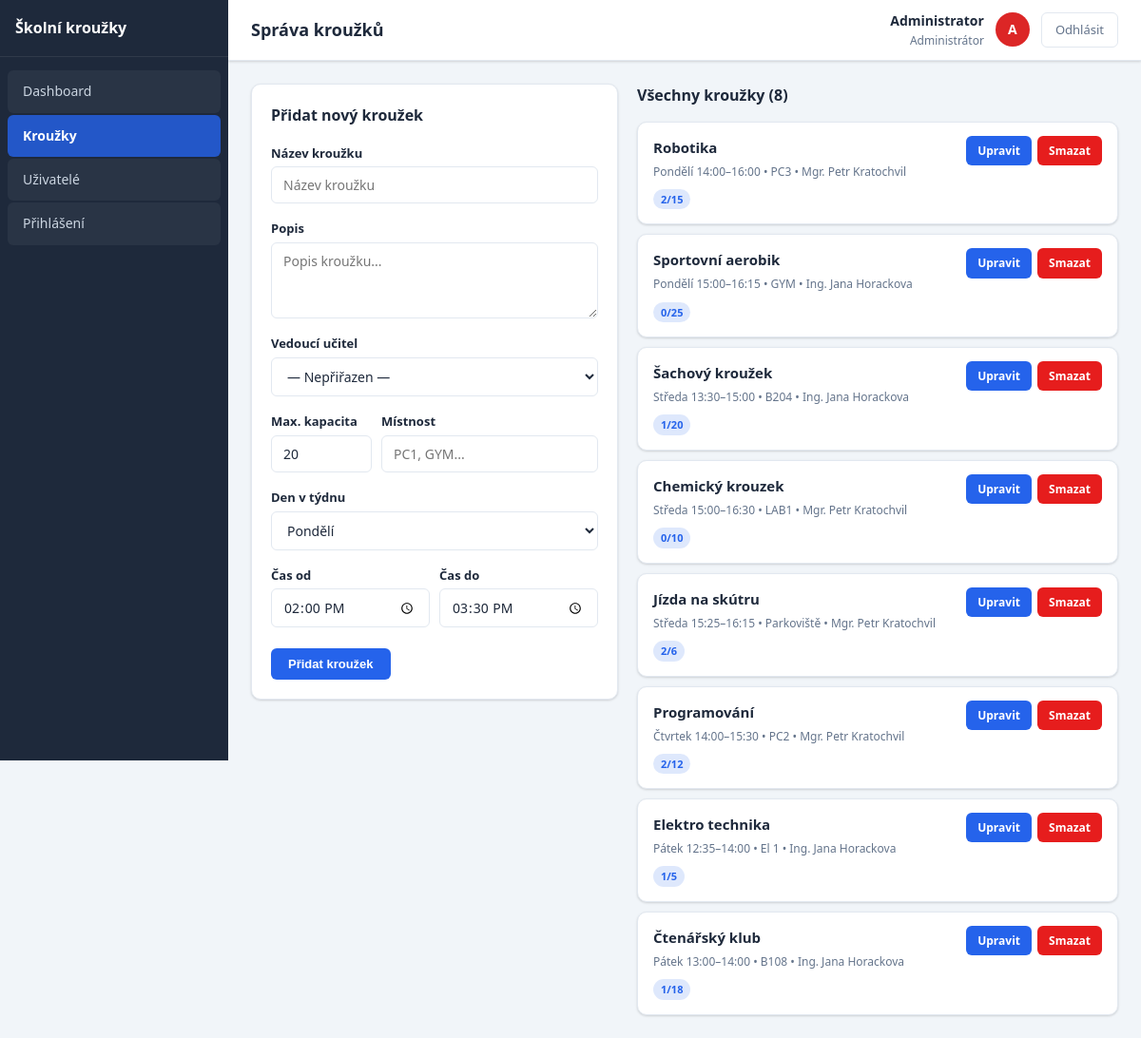
The app's page /admin/krouzky.php (signed in) with its own data.
### tables this page shows
CREATE TABLE `krouzky` (
  `id` int(11) NOT NULL,
  `nazev` varchar(100) NOT NULL,
  `popis` text DEFAULT NULL,
  `ucitel_id` int(11) DEFAULT NULL,
  `max_kapacita` int(11) NOT NULL DEFAULT 20,
  `den_tydne` enum('Pondělí','Úterý','Středa','Čtvrtek','Pátek') NOT NULL,
  `cas_od` time NOT NULL,
  `cas_do` time NOT NULL,
  `mistnost` varchar(20) NOT NULL,
  `aktivni` tinyint(1) DEFAULT 1
);

CREATE TABLE `uzivatele` (
  `id` int(11) NOT NULL,
  `uzivatelske_jmeno` varchar(50) NOT NULL,
  `heslo` varchar(255) NOT NULL,
  `cele_jmeno` varchar(100) NOT NULL,
  `email` varchar(100) DEFAULT NULL,
  `role` enum('zak','ucitel','admin') NOT NULL DEFAULT 'zak',
  `trida` varchar(10) DEFAULT NULL,
  `tema` varchar(10) DEFAULT 'svetly',
  `jazyk` varchar(10) DEFAULT 'cs',
  `vytvoren` timestamp NULL DEFAULT current_timestamp()
);

### config.php (called while the page is built, shortened)
<?php
function ocisti($text) {
    return htmlspecialchars(strip_tags(trim($text)));
}
?>

### admin/krouzky.php (the view, shortened to what this page needs)
<?php
require_once '../config.php';
$db = pripojDB();
$edit_krouzek = null;
$sql = "SELECT k.*, u.cele_jmeno AS ucitel_jmeno, COUNT(p.id) AS pocet
        FROM krouzky k
        LEFT JOIN uzivatele u ON k.ucitel_id = u.id
        LEFT JOIN prihlaseni p ON k.id = p.krouzek_id
        WHERE k.aktivni = 1
        GROUP BY k.id ORDER BY k.den_tydne, k.cas_od";
$krouzky = mysqli_fetch_all(mysqli_query($db, $sql), MYSQLI_ASSOC);
$dny = ['Pondělí', 'Úterý', 'Středa', 'Čtvrtek', 'Pátek'];
?>
<?php include 'hlavicka.php'; ?>
<div style="display:grid;grid-template-columns:1fr 1.6fr;gap:20px;align-items:start;">
    <div class="karta">
        <h2 style="font-size:16px;font-weight:700;margin-bottom:16px;">
            <?= $edit_krouzek ? 'Upravit kroužek' : 'Přidat nový kroužek' ?>
        </h2>
        <form method="POST" action="krouzky.php">
            <div class="formular-skupina">
                <label>Název kroužku</label>
                <input type="text" name="nazev" required maxlength="100"
                    value="<?= ocisti($edit_krouzek['nazev'] ?? '') ?>" placeholder="Název kroužku">
            </div>
            <div class="formular-skupina">
                <label>Popis</label>
                <textarea name="popis" rows="3"
                    placeholder="Popis kroužku..."><?= ocisti($edit_krouzek['popis'] ?? '') ?></textarea>
            </div>
            <div class="formular-skupina">
                <label>Vedoucí učitel</label>
                <select name="ucitel_id">
                    <option value="0">— Nepřiřazen —</option>
                </select>
            </div>
            <div style="display:grid;grid-template-columns:1fr 1fr;gap:10px;">
                <div class="formular-skupina">
                    <label>Max. kapacita</label>
                    <input type="number" name="max_kapacita" min="1" max="100" required
                        value="<?= $edit_krouzek['max_kapacita'] ?? 20 ?>">
                </div>
                <div class="formular-skupina">
                    <label>Místnost</label>
                    <input type="text" name="mistnost" required maxlength="20"
                        value="<?= ocisti($edit_krouzek['mistnost'] ?? '') ?>" placeholder="PC1, GYM...">
                </div>
            </div>
            <div class="formular-skupina">
                <label>Den v týdnu</label>
                <select name="den_tydne" required>
                    <?php foreach ($dny as $d): ?>
                        <option value="<?= $d ?>" <?= (($edit_krouzek['den_tydne'] ?? '') === $d) ? 'selected' : '' ?>>
                            <?= $d ?>
                        </option>
                    <?php endforeach; ?>
                </select>
            </div>
            <div style="display:grid;grid-template-columns:1fr 1fr;gap:10px;">
                <div class="formular-skupina">
                    <label>Čas od</label>
                    <input type="time" name="cas_od" required value="<?= $edit_krouzek['cas_od'] ?? '14:00' ?>">
                </div>
                <div class="formular-skupina">
                    <label>Čas do</label>
                    <input type="time" name="cas_do" required value="<?= $edit_krouzek['cas_do'] ?? '15:30' ?>">
                </div>
            </div>
            <div style="display:flex;gap:10px;margin-top:6px;">
                <button type="submit" class="btn btn-primarni">
                    <?= $edit_krouzek ? 'Uložit změny' : 'Přidat kroužek' ?>
                </button>
            </div>
        </form>
    </div>
    <div>
        <h2 style="font-size:16px;font-weight:700;margin-bottom:14px;">Všechny kroužky (<?= count($krouzky) ?>)</h2>
        <?php if (empty($krouzky)): ?>
            <div class="prazdny-stav">
                <div class="ikona"></div>
                <h3>Žádné kroužky</h3>
            </div>
        <?php else: ?>
            <div style="display:flex;flex-direction:column;gap:10px;">
                <?php foreach ($krouzky as $k):
                    $nazev_js = addslashes(ocisti($k['nazev']));
                    ?>
                    <div class="karta" style="padding:14px 16px;">
                        <div style="display:flex;justify-content:space-between;align-items:flex-start;gap:10px;">
                            <div style="flex:1;">
                                <div style="font-weight:700;font-size:15px;margin-bottom:4px;"><?= ocisti($k['nazev']) ?></div>
                                <div style="font-size:12px;color:var(--text-sekundarni);margin-bottom:6px;">
                                    <?= ocisti($k['den_tydne']) ?>
                                    <?= substr($k['cas_od'], 0, 5) ?>–<?= substr($k['cas_do'], 0, 5) ?>
                                    &bull; <?= ocisti($k['mistnost']) ?>
                                    &bull; <?= ocisti($k['ucitel_jmeno'] ?? '—') ?>
                                </div>
                                <span class="badge badge-info"><?= $k['pocet'] ?>/<?= $k['max_kapacita'] ?></span>
                            </div>
                            <div style="display:flex;gap:6px;flex-shrink:0;">
                                <a href="krouzky.php?edit=<?= $k['id'] ?>" class="btn btn-primarni btn-maly"
                                    title="Upravit">Upravit</a>
                                <a href="krouzky.php?smazat=<?= $k['id'] ?>" class="btn btn-del btn-maly" title="Smazat"
                                    onclick="return confirm('Opravdu smazat kroužek <?= $nazev_js ?>?')">Smazat</a>
                            </div>
                        </div>
                    </div>
                <?php endforeach; ?>
            </div>
        <?php endif; ?>
    </div>
</div>
<?php include 'paticka.php'; ?>

### css/style.css (style rules this page uses)
* { margin: 0; padding: 0; box-sizing: border-box; }
:root { --barva-primarni: #2563eb; --barva-primarni-tmava: #1d4ed8; --barva-primarni-svetla: #dbeafe; --barva-akcent: #f59e0b; --barva-uspech: #10b981; --barva-chyba: #e61d1d; --barva-varovani: #f59e0b; --pozadi: #f1f5f9; --pozadi-karta: #ffffff; --pozadi-sidebar: #1e293b; --pozadi-sidebar-polozka: rgba(255, 255, 255, 0.05); --pozadi-sidebar-aktivni: rgba(37, 99, 235, 0.8); --text-hlavni: #1e293b; --text-sekundarni: #64748b; --text-sidebar: #cbd5e1; --text-sidebar-aktivni: #ffffff; --okraj: #e2e8f0; --okraj-focus: #2563eb; --stin: 0 1px 3px rgba(0, 0, 0, 0.1), 0 1px 2px rgba(0, 0, 0, 0.06); --stin-vetsi: 0 4px 6px rgba(0, 0, 0, 0.07), 0 2px 4px rgba(0, 0, 0, 0.06); --stin-velky: 0 10px 15px rgba(0, 0, 0, 0.1), 0 4px 6px rgba(0, 0, 0, 0.05); --zaobleni: 10px; --zaobleni-male: 6px; --font: 'Segoe UI', Tahoma, Geneva, Verdana, sans-serif; --sidebar-sirka: 240px; --header-vyska: 64px; }
body { font-family: var(--font); background: var(--pozadi); color: var(--text-hlavni); line-height: 1.6; transition: background 0.3s, color 0.3s; }
.karta { background: var(--pozadi-karta); border-radius: var(--zaobleni); box-shadow: var(--stin); border: 1px solid var(--okraj); padding: 20px; transition: background 0.3s, border-color 0.3s; }
.badge { display: inline-flex; align-items: center; padding: 2px 8px; border-radius: 99px; font-size: 11px; font-weight: 600; }
.badge-info { background: rgba(37, 99, 235, 0.15); color: #2563eb; }
.btn { display: inline-flex; align-items: center; justify-content: center; gap: 6px; padding: 9px 18px; border-radius: var(--zaobleni-male); font-size: 13px; font-weight: 600; cursor: pointer; border: none; text-decoration: none; transition: all 0.2s; }
.btn-primarni { background: var(--barva-primarni); color: white; }
.btn-del { background: var(--barva-chyba); color: white; border: none; }
.btn-maly { padding: 6px 12px; font-size: 12px; }
.formular-skupina { display: flex; flex-direction: column; gap: 4px; margin-bottom: 16px; }
.formular-skupina label { font-size: 13px; font-weight: 600; color: var(--text-hlavni); }
.formular-skupina input, .formular-skupina select, .formular-skupina textarea { padding: 9px 12px; border: 1.5px solid var(--okraj); border-radius: var(--zaobleni-male); font-size: 14px; font-family: var(--font); background: var(--pozadi-karta); color: var(--text-hlavni); transition: border-color 0.2s, box-shadow 0.2s; }
.formular-skupina textarea { resize: vertical; min-height: 80px; }

### records on screen
krouzky: nazev "Robotika", den_tydne "Pondělí", cas_od "14:00", cas_do "16:00", mistnost "PC3", uzivatele.cele_jmeno "Mgr. Petr Kratochvil", pocet "2", max_kapacita "15"
krouzky: nazev "Sportovní aerobik", den_tydne "Pondělí", cas_od "15:00", cas_do "16:15", mistnost "GYM", uzivatele.cele_jmeno "Ing. Jana Horackova", pocet "0", max_kapacita "25"
krouzky: nazev "Šachový kroužek", den_tydne "Středa", cas_od "13:30", cas_do "15:00", mistnost "B204", uzivatele.cele_jmeno "Ing. Jana Horackova", pocet "1", max_kapacita "20"
krouzky: nazev "Chemický krouzek", den_tydne "Středa", cas_od "15:00", cas_do "16:30", mistnost "LAB1", uzivatele.cele_jmeno "Mgr. Petr Kratochvil", pocet "0", max_kapacita "10"
krouzky: nazev "Jízda na skútru", den_tydne "Středa", cas_od "15:25", cas_do "16:15", mistnost "Parkoviště", uzivatele.cele_jmeno "Mgr. Petr Kratochvil", pocet "2", max_kapacita "6"
krouzky: nazev "Programování", den_tydne "Čtvrtek", cas_od "14:00", cas_do "15:30", mistnost "PC2", uzivatele.cele_jmeno "Mgr. Petr Kratochvil", pocet "2", max_kapacita "12"
krouzky: nazev "Elektro technika", den_tydne "Pátek", cas_od "12:35", cas_do "14:00", mistnost "El 1", uzivatele.cele_jmeno "Ing. Jana Horackova", pocet "1", max_kapacita "5"
krouzky: nazev "Čtenářský klub", den_tydne "Pátek", cas_od "13:00", cas_do "14:00", mistnost "B108", uzivatele.cele_jmeno "Ing. Jana Horackova", pocet "1", max_kapacita "18"

### other values on screen
$nazev_stranky "Správa kroužků"
ocisti($_SESSION['cele_jmeno']) "Administrator"
count($krouzky) "8"
form field den_tydne "Pondělí"
